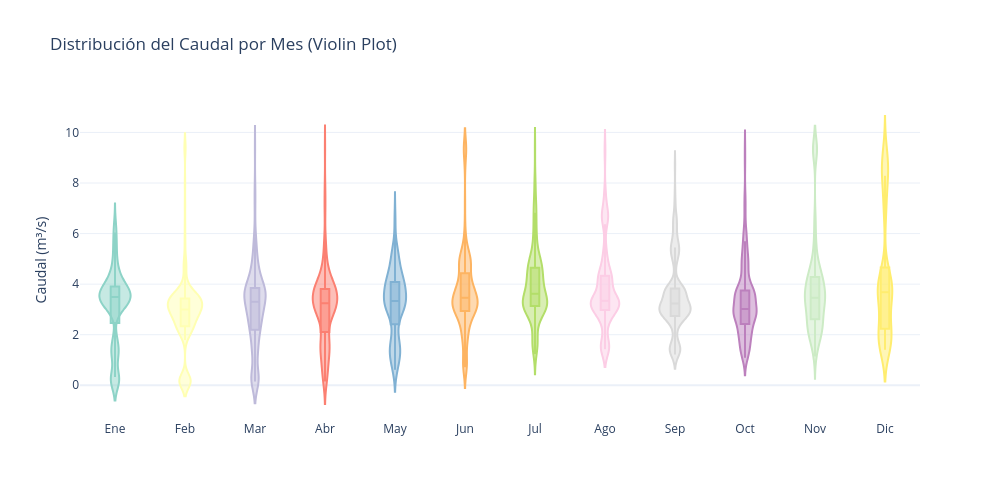

Source (notebook cell):
### Markdown cell above
## 8. Análisis de Estacionalidad Mensual y Trimestral

Profundizamos en los patrones cíclicos del caudal agrupando por **mes** y por **trimestre** para cuantificar la variabilidad estacional.

### Code cell
# Variables temporales
meses = ["Ene", "Feb", "Mar", "Abr", "May", "Jun", "Jul", "Ago", "Sep", "Oct", "Nov", "Dic"]
df["Mes"] = df.index.month
df["Año"] = df.index.year
df["Mes_nombre"] = df["Mes"].map(dict(enumerate(meses, 1)))
df["Trimestre"] = df.index.quarter
df["Trimestre_label"] = "Q" + df["Trimestre"].astype(str)

# Violin plot mensual
fig = px.violin(
    df.reset_index(), x="Mes_nombre", y="Caudal",
    box=True, points=False,
    title="Distribución del Caudal por Mes (Violin Plot)",
    labels={"Mes_nombre": "", "Caudal": "Caudal (m³/s)"},
    color="Mes_nombre",
    color_discrete_sequence=px.colors.qualitative.Set3,
    category_orders={"Mes_nombre": meses},
)
fig.update_layout(width=1000, height=500, showlegend=False)
fig.show()

### Figure 1 — Plotly figure (JSON) as saved in the notebook; plotly's stock layout.template omitted (floating-point values rounded to 4 significant figures; data arrays with more than 128 entries replaced by an {"elided": "..."} marker saying what was removed)
{"data": [{"alignmentgroup": "True", "box": {"visible": true}, "hovertemplate": "=%{x}<br>Caudal (m³/s)=%{y}<extra></extra>", "legendgroup": "Ene", "marker": {"color": "rgb(141,211,199)"}, "name": "Ene", "offsetgroup": "Ene", "orientation": "v", "points": false, "scalegroup": "True", "showlegend": true, "type": "violin", "x": {"elided": "248 str values"}, "x0": " ", "xaxis": "x", "y": {"elided": "248 float values"}, "y0": " ", "yaxis": "y"}, {"alignmentgroup": "True", "box": {"visible": true}, "hovertemplate": "=%{x}<br>Caudal (m³/s)=%{y}<extra></extra>", "legendgroup": "Feb", "marker": {"color": "rgb(255,255,179)"}, "name": "Feb", "offsetgroup": "Feb", "orientation": "v", "points": false, "scalegroup": "True", "showlegend": true, "type": "violin", "x": {"elided": "226 str values"}, "x0": " ", "xaxis": "x", "y": {"elided": "226 float values"}, "y0": " ", "yaxis": "y"}, {"alignmentgroup": "True", "box": {"visible": true}, "hovertemplate": "=%{x}<br>Caudal (m³/s)=%{y}<extra></extra>", "legendgroup": "Mar", "marker": {"color": "rgb(190,186,218)"}, "name": "Mar", "offsetgroup": "Mar", "orientation": "v", "points": false, "scalegroup": "True", "showlegend": true, "type": "violin", "x": {"elided": "248 str values"}, "x0": " ", "xaxis": "x", "y": {"elided": "248 float values"}, "y0": " ", "yaxis": "y"}, {"alignmentgroup": "True", "box": {"visible": true}, "hovertemplate": "=%{x}<br>Caudal (m³/s)=%{y}<extra></extra>", "legendgroup": "Abr", "marker": {"color": "rgb(251,128,114)"}, "name": "Abr", "offsetgroup": "Abr", "orientation": "v", "points": false, "scalegroup": "True", "showlegend": true, "type": "violin", "x": {"elided": "240 str values"}, "x0": " ", "xaxis": "x", "y": {"elided": "240 float values"}, "y0": " ", "yaxis": "y"}, {"alignmentgroup": "True", "box": {"visible": true}, "hovertemplate": "=%{x}<br>Caudal (m³/s)=%{y}<extra></extra>", "legendgroup": "May", "marker": {"color": "rgb(128,177,211)"}, "name": "May", "offsetgroup": "May", "orientation": "v", "points": false, "scalegroup": "True", "showlegend": true, "type": "violin", "x": {"elided": "248 str values"}, "x0": " ", "xaxis": "x", "y": {"elided": "248 float values"}, "y0": " ", "yaxis": "y"}, {"alignmentgroup": "True", "box": {"visible": true}, "hovertemplate": "=%{x}<br>Caudal (m³/s)=%{y}<extra></extra>", "legendgroup": "Jun", "marker": {"color": "rgb(253,180,98)"}, "name": "Jun", "offsetgroup": "Jun", "orientation": "v", "points": false, "scalegroup": "True", "showlegend": true, "type": "violin", "x": {"elided": "240 str values"}, "x0": " ", "xaxis": "x", "y": {"elided": "240 float values"}, "y0": " ", "yaxis": "y"}, {"alignmentgroup": "True", "box": {"visible": true}, "hovertemplate": "=%{x}<br>Caudal (m³/s)=%{y}<extra></extra>", "legendgroup": "Jul", "marker": {"color": "rgb(179,222,105)"}, "name": "Jul", "offsetgroup": "Jul", "orientation": "v", "points": false, "scalegroup": "True", "showlegend": true, "type": "violin", "x": {"elided": "248 str values"}, "x0": " ", "xaxis": "x", "y": {"elided": "248 float values"}, "y0": " ", "yaxis": "y"}, {"alignmentgroup": "True", "box": {"visible": true}, "hovertemplate": "=%{x}<br>Caudal (m³/s)=%{y}<extra></extra>", "legendgroup": "Ago", "marker": {"color": "rgb(252,205,229)"}, "name": "Ago", "offsetgroup": "Ago", "orientation": "v", "points": false, "scalegroup": "True", "showlegend": true, "type": "violin", "x": {"elided": "248 str values"}, "x0": " ", "xaxis": "x", "y": {"elided": "248 float values"}, "y0": " ", "yaxis": "y"}, {"alignmentgroup": "True", "box": {"visible": true}, "hovertemplate": "=%{x}<br>Caudal (m³/s)=%{y}<extra></extra>", "legendgroup": "Sep", "marker": {"color": "rgb(217,217,217)"}, "name": "Sep", "offsetgroup": "Sep", "orientation": "v", "points": false, "scalegroup": "True", "showlegend": true, "type": "violin", "x": {"elided": "240 str values"}, "x0": " ", "xaxis": "x", "y": {"elided": "240 float values"}, "y0": " ", "yaxis": "y"}, {"alignmentgroup": "True", "box": {"visible": true}, "hovertemplate": "=%{x}<br>Caudal (m³/s)=%{y}<extra></extra>", "legendgroup": "Oct", "marker": {"color": "rgb(188,128,189)"}, "name": "Oct", "offsetgroup": "Oct", "orientation": "v", "points": false, "scalegroup": "True", "showlegend": true, "type": "violin", "x": {"elided": "248 str values"}, "x0": " ", "xaxis": "x", "y": {"elided": "248 float values"}, "y0": " ", "yaxis": "y"}, {"alignmentgroup": "True", "box": {"visible": true}, "hovertemplate": "=%{x}<br>Caudal (m³/s)=%{y}<extra></extra>", "legendgroup": "Nov", "marker": {"color": "rgb(204,235,197)"}, "name": "Nov", "offsetgroup": "Nov", "orientation": "v", "points": false, "scalegroup": "True", "showlegend": true, "type": "violin", "x": {"elided": "240 str values"}, "x0": " ", "xaxis": "x", "y": {"elided": "240 float values"}, "y0": " ", "yaxis": "y"}, {"alignmentgroup": "True", "box": {"visible": true}, "hovertemplate": "=%{x}<br>Caudal (m³/s)=%{y}<extra></extra>", "legendgroup": "Dic", "marker": {"color": "rgb(255,237,111)"}, "name": "Dic", "offsetgroup": "Dic", "orientation": "v", "points": false, "scalegroup": "True", "showlegend": true, "type": "violin", "x": {"elided": "248 str values"}, "x0": " ", "xaxis": "x", "y": {"elided": "248 float values"}, "y0": " ", "yaxis": "y"}], "layout": {"height": 500, "legend": {"title": {"text": ""}, "tracegroupgap": 0}, "showlegend": false, "title": {"text": "Distribución del Caudal por Mes (Violin Plot)"}, "violinmode": "overlay", "width": 1000, "xaxis": {"anchor": "y", "categoryarray": ["Ene", "Feb", "Mar", "Abr", "May", "Jun", "Jul", "Ago", "Sep", "Oct", "Nov", "Dic"], "categoryorder": "array", "domain": [0, 1], "title": {"text": ""}}, "yaxis": {"anchor": "x", "domain": [0, 1], "title": {"text": "Caudal (m³/s)"}}}}
